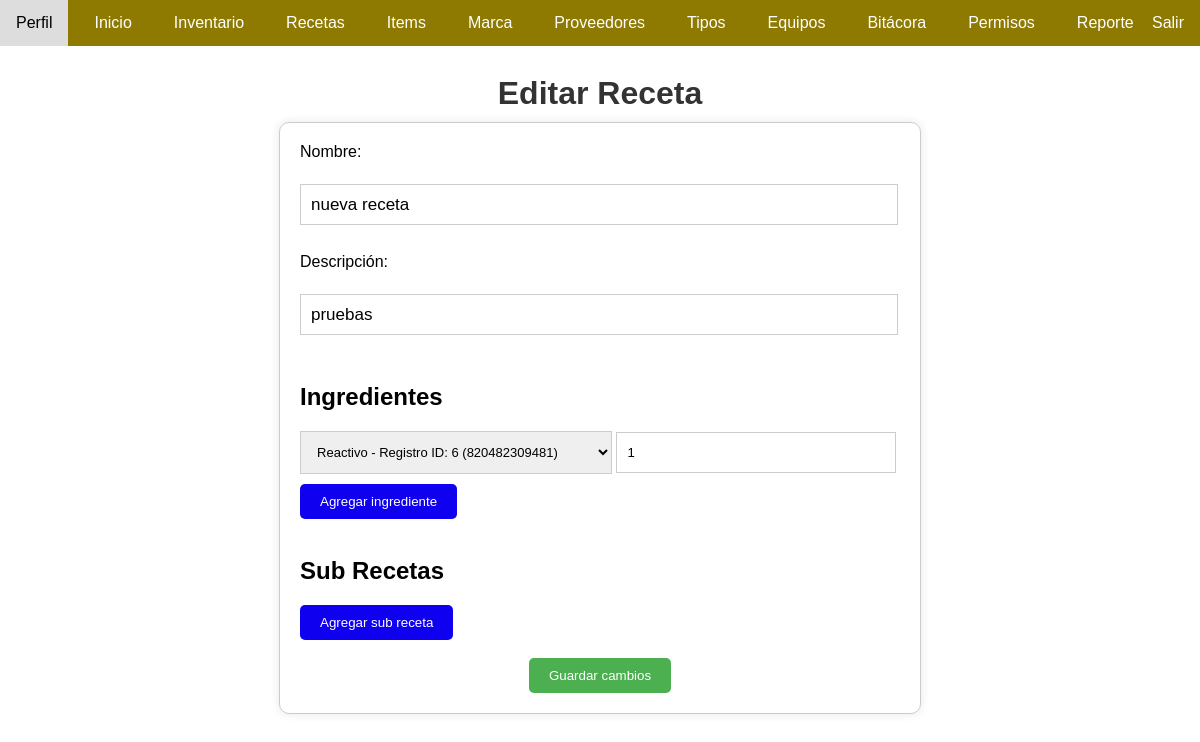
The page /editar-receta/12/ (signed in) on the database its author committed.
### app/models.py (models this page shows, shortened)
class Receta(models.Model):
    nombre = models.CharField(max_length=100)
    descripcion = models.TextField()
    ingredientes_items = models.ManyToManyField(Item, through='RecetaItem')
    ingredientes_recetas = models.ManyToManyField('self', symmetrical=False, through='RecetaReceta', related_name='subrecetas')
    usuario = models.ForeignKey(User, on_delete=models.SET_NULL, null=True, blank=True)

class RecetaItem(models.Model):
    receta = models.ForeignKey(Receta, on_delete=models.CASCADE)
    item = models.ForeignKey(Item, on_delete=models.CASCADE)
    cantidad = models.IntegerField()
    registro = models.ForeignKey(Registro, on_delete=models.CASCADE, null=True, blank=True)  # Temporalmente permitir nulo

class Registro(models.Model):
    item = models.ForeignKey(Item, on_delete=models.CASCADE)
    cod_barras = models.CharField(max_length=100)
    no_referencia_inv = models.CharField(max_length=100)
    fecha_caducidad = models.DateField(null=True, blank=True)
    lote = models.CharField(max_length=100)
    fecha_recepcion = models.DateField()
    cantidad = models.IntegerField(blank=False, null=False)
    cod = models.CharField(max_length=100)
    status = models.IntegerField()
    usuario = models.ForeignKey(User, on_delete=models.SET_NULL, null=True, blank=True)
    precio = models.DecimalField(max_digits=10, decimal_places=2)

class Item(models.Model):
    nombre = models.CharField(max_length=60, null=False, verbose_name='nombre')
    contenido = models.IntegerField(null=False)
    unidad_de_medida = models.CharField(max_length=30, null=False, verbose_name='unidad_medida')
    stock = models.IntegerField(default=0, blank=True)
    stock_minimo = models.IntegerField(default=0, blank=True)  # Campo agregado
    types = models.ManyToManyField(Type, related_name='items')
    locations = models.ManyToManyField(Location, related_name='items')
    marcas = models.ManyToManyField(Marca, related_name='items')
    proveedores = models.ManyToManyField(Proveedor, related_name='items')
    usuario = models.ForeignKey(User, on_delete=models.SET_NULL, null=True, blank=True)

### app/views.py (the view, shortened to what this page needs)
# urls.py: path('editar-receta/<int:receta_id>/', views.editar_receta, name='editar_receta'),
@permission_required('app.change_receta')
@login_required
def editar_receta(request, receta_id):
    receta = get_object_or_404(Receta, pk=receta_id)
    registros = Registro.objects.all()  # Obtén todos los registros disponibles
    recetas = Receta.objects.all()  # Obtén todas las recetas disponibles
    subrecetas = receta.receta_principal.all()  # Obtén las subrecetas de la receta actual
    context = {
        'receta': receta,
        'registros': registros,
        'recetas': recetas,
        'subrecetas': subrecetas,
    }
    return render(request, 'editar_receta.html', context)

### app/templates/editar_receta.html (shortened to what this page needs)
{% load static %}
<!DOCTYPE html>
<html lang="en">
<head>
    <link rel="stylesheet" type="text/css" href="{% static 'css/editar_recetas.css' %}">
</head>
<body>
    <div class="container">
        <nav class="navbar">
            <ul>
                <li><a href="/perfil/">Perfil</a></li>
                <li><a href="/">Inicio</a></li>
                {%if perms.app.view_registro%}
                <li><a href="/inventario/">Inventario</a></li>
                {%endif%}
                <li><a href="/recetas/">Recetas</a></li>
                {% if perms.app.view_item %}
                <li><a href="{% url 'listar_items' %}">Items</a></li>
                {% endif %}
                {% if perms.app.view_marca %}
                <li><a href="/marca/">Marca</a></li>
                {% endif %}
                {% if perms.app.view_proveedor %}
                <li><a href="/proveedores/">Proveedores</a></li>
                {% endif %}
                {% if perms.app.view_type %}
                <li><a href="/tipos/">Tipos</a></li>
                {% endif %}
                {% if perms.app.view_locatios %}
                <li><a href="/listar-locations/">Equipos</a></li>
                {% endif %}
                {% if perms.app.view_bitacora %}
                <li><a href="/bitacora/">Bitácora</a></li>
                {% endif %}
                {% if perms.app.view_auth_permission %}
                <li><a href="/asignar-permisos/">Permisos</a></li>
                {% endif %}
                <li><a href="/usos-receta/">Reporte</a></li>
                <li>
                    <div class="cerrar-sesion"><a href="{% url 'salir' %}" class="cerrar-sesion">Salir</a></div>
                </li>
            </ul>
        </nav>
        <br><br><br>
        <h1>Editar Receta</h1>
        <form method="POST">
            <label for="nombre">Nombre:</label><br>
            <input type="text" id="nombre" name="nombre" value="{{ receta.nombre }}"><br><br>
            <label for="descripcion">Descripción:</label><br>
            <input type="text" id="descripcion" name="descripcion" value="{{ receta.descripcion }}"><br><br>
            <h2>Ingredientes</h2>
            <div id="ingredientes-container">
                {% for receta_item in receta.recetaitem_set.all %}
                <div class="ingrediente">
                    <select name="ingredientes">
                        {% for registro in registros %}
                        <option value="{{ registro.id }}" {% if registro.id == receta_item.registro.id %} selected {% endif %}>{{ registro.item.nombre }} - Registro ID: {{ registro.id }} ({{ registro.no_referencia_inv }})</option>
                        {% endfor %}
                    </select>
                    <input type="number" name="cantidades" placeholder="Cantidad" value="{{ receta_item.cantidad }}">
                </div>
                {% endfor %}
            </div>
            <button type="button" onclick="addIngrediente()">Agregar ingrediente</button><br><br>
            <h2>Sub Recetas</h2>
            <button type="button" onclick="addSubreceta()">Agregar sub receta</button><br><br>
            <button type="submit" class='guardar'>Guardar cambios</button>
        </form>
    </div>
</body>
</html>

### app/static/css/editar_recetas.css (style rules this page uses)
body { margin: 0; padding: 0%; font-family: Arial, sans-serif; }
.navbar { background-color: #8E7A00; overflow: hidden; margin: auto; position: fixed; top: 0; left: 0; width: 100%; }
.navbar ul { list-style-type: none; margin: 0; padding: 0; overflow: hidden; display: flex; }
.navbar ul li { margin-right: 10px; }
.navbar ul li a { display: block; color: white; text-align: center; padding: 14px 16px; text-decoration: none; }
.navbar ul li a.cerrar-sesion { position: absolute; color: white; text-align: center; padding: 14px 16px; text-decoration: none; right: 0; }
h1 { color: #333; margin-bottom: 10px; text-align: center; }
form { width: 50%; margin: 0 auto; padding: 20px; border: 1px solid #ccc; border-radius: 10px; box-shadow: 0 0 10px rgba(0, 0, 0, 0.1); }
label { display: block; margin-bottom: 5px; }
input[type="text"] { width: 96%; padding: 10px; margin-bottom: 10px; border: 1px solid #ccc; font-family: sans-serif; font-size: 17px; }
select { width: 52%; padding: 12.1px; margin-bottom: 10px; border: 1px solid #ccc; font-family: sans-serif; font-size: 13px; }
input { width: 43%; padding: 10px; margin-bottom: 10px; border: 1px solid #ccc; font-family: sans-serif; font-size: 1.1vw; height: 19px; }
.guardar { background-color: #4CAF50; color: #fff; padding: 10px 20px; border: none; border-radius: 5px; cursor: pointer; display: block; margin: auto; }
button { background-color: #1000f0; color: #fff; padding: 10px 20px; border: none; border-radius: 5px; cursor: pointer; }

### rows shown on the page
Receta: nombre "nueva receta", descripcion "pruebas"
RecetaItem: ingredientes "Reactivo - Registro ID: 6 (820482309481)", cantidades "1"
